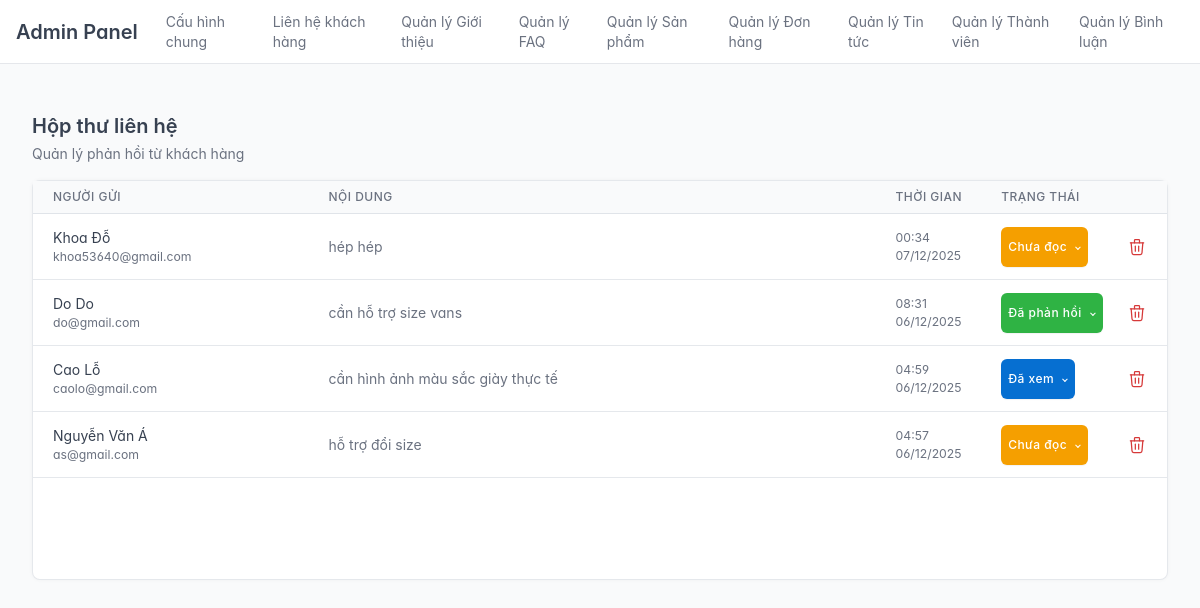
/public/index.php?url=admin/contact/list (signed in), run on the app's committed database.
### tables this page shows
CREATE TABLE `contacts` (
  `id` int(11) NOT NULL,
  `name` varchar(100) NOT NULL,
  `email` varchar(100) NOT NULL,
  `message` text NOT NULL,
  `status` enum('unread','read','replied') NOT NULL DEFAULT 'unread',
  `submitted_at` timestamp NOT NULL DEFAULT current_timestamp(),
  `created_at` timestamp NOT NULL DEFAULT current_timestamp()
);

### app/libraries/Database.php (called while the page is built, shortened)
<?php
class Database
{
    private $host = DB_HOST;
    private $user = DB_USER;
    private $pass = DB_PASS;
    private $dbname = DB_NAME;
    private $dbh;
    private $stmt;
    public function __construct()
    {
        $dsn = 'mysql:host=' . $this->host . ';dbname=' . $this->dbname . ';charset=utf8';
        $options = [
            PDO::ATTR_PERSISTENT => true,
            PDO::ATTR_ERRMODE => PDO::ERRMODE_EXCEPTION,
            PDO::ATTR_DEFAULT_FETCH_MODE => PDO::FETCH_OBJ,
            PDO::ATTR_EMULATE_PREPARES => false,
        ];
        try
        {
            $this->dbh = new PDO($dsn, $this->user, $this->pass, $options);
        }
        catch (PDOException $e)
        {
            $this->error = $e->getMessage();
            echo $this->error;
        }
    }
    public function query($sql)
    {
        $this->stmt = $this->dbh->prepare($sql);
    }
    public function execute()
    {
        return $this->stmt->execute();
    }
    public function resultSet()
    {
        $this->execute();
        return $this->stmt->fetchAll();
    }
}

### app/models/Contact.php (called while the page is built, shortened)
<?php
class Contact {
    private $db;
    public function __construct() {
        $this->db = new Database;
    }
    public function all() {
        $this->db->query("SELECT * FROM contacts ORDER BY created_at DESC");
        return $this->db->resultSet();
    }
}

### app/views/admin/contacts/list.php (the view, shortened to what this page needs)
<div class="container-xl">
    <div class="page-header d-print-none">
        <div class="row align-items-center">
            <div class="col">
                <h2 class="page-title">Hộp thư liên hệ</h2>
                <div class="text-muted mt-1">Quản lý phản hồi từ khách hàng</div>
            </div>
        </div>
    </div>
    <div class="card mt-3" style="min-height: 400px;">
        <table class="table table-vcenter card-table table-hover">
            <thead>
                <tr>
                    <th class="w-25">Người gửi</th>
                    <th class="w-50">Nội dung</th>
                    <th>Thời gian</th>
                    <th>Trạng thái</th>
                    <th class="w-1"></th>
                </tr>
            </thead>
            <tbody>
                <?php if (!empty($contacts)): ?>
                    <?php foreach($contacts as $row): ?>
                        <?php
                            $row = (object)$row;
                            $status = $row->status ?? 'unread';
                            $statusLabel = 'Chưa đọc';
                            $statusColor = 'bg-warning';
                            if ($status == 'read' || $status == 1) {
                                $statusLabel = 'Đã xem';
                                $statusColor = 'bg-blue';
                            } elseif ($status == 'replied') {
                                $statusLabel = 'Đã phản hồi';
                                $statusColor = 'bg-success';
                            }
                        ?>
                    <tr>
                        <td>
                            <div class="font-weight-medium"><?php echo htmlspecialchars($row->name); ?></div>
                            <div class="text-muted small text-truncate"><?php echo htmlspecialchars($row->email); ?></div>
                        </td>
                        <td>
                            <div class="text-muted text-truncate" style="max-width: 400px;" title="<?php echo htmlspecialchars($row->message); ?>">
                                <?php echo htmlspecialchars($row->message); ?>
                            </div>
                        </td>
                        <td class="text-muted small">
                            <?php echo isset($row->created_at) ? date('H:i d/m/Y', strtotime($row->created_at)) : ''; ?>
                        </td>
                        <td style="overflow: visible;">
                            <div class="dropdown">
                                <button class="btn badge <?php echo $statusColor; ?> text-white dropdown-toggle align-text-top"
                                        type="button"
                                        data-bs-toggle="dropdown"
                                        aria-expanded="false"
                                        data-bs-boundary="viewport"> <?php echo $statusLabel; ?>
                                </button>
                            </div>
                        </td>
                        <td>
                            <a href="<?= URLROOT ?>/public/index.php?url=admin/contact/delete&id=<?php echo $row->id; ?>"
                               class="text-danger"
                               onclick="return confirm('Bạn có chắc muốn xóa liên hệ này?');"
                               title="Xóa">
                            </a>
                        </td>
                    </tr>
                    <?php endforeach; ?>
                <?php else: ?>
                    <tr><td colspan="5" class="text-center py-5 text-muted">Không có liên hệ nào</td></tr>
                <?php endif; ?>
            </tbody>
        </table>
    </div>
</div>

### data on the page
contacts: name "Khoa Đỗ", email "khoa53640@gmail.com", message "hép hép", created_at "00:34 07/12/2025", statusLabel "Chưa đọc"
contacts: name "Do Do", email "do@gmail.com", message "cần hỗ trợ size vans", created_at "08:31 06/12/2025", status "Đã phản hồi"
contacts: name "Cao Lỗ", email "caolo@gmail.com", message "cần hình ảnh màu sắc giày thực tế", created_at "04:59 06/12/2025", status "Đã xem"
contacts: name "Nguyễn Văn Á", email "as@gmail.com", message "hỗ trợ đổi size", created_at "04:57 06/12/2025", statusLabel "Chưa đọc"
